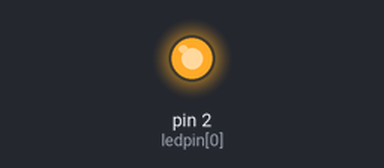
A sketch run on a simulated Arduino Uno, built with avr-gcc and run on an emulated ATmega328P. Parts: output pins drawn as LEDs (lit = HIGH).

Above: at 0.2 s.
At 3.2 s:
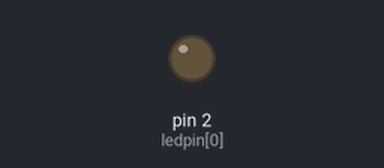
Timing chart, 0 to 7.8 s (numbered marks = the images above):
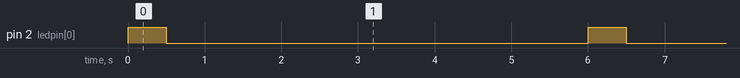

The sketch:

Led_binking.ino
```cpp
// C++ code

int i;
int ledpin[]={2,3,4,5,6,7};
void setup()
{
  for(i=0;i<1;i++){
  pinMode(ledpin[i], OUTPUT);
  }
}

void loop()
{
  digitalWrite(ledpin[0], HIGH);
  delay(500); // Wait for 1000 millisecond(s)
  digitalWrite(ledpin[0], LOW);
  delay(500); // Wait for 1000 millisecond(s)

  digitalWrite(ledpin[1], HIGH);
  delay(500); // Wait for 1000 millisecond(s)
  digitalWrite(ledpin[1], LOW);
  delay(500);

  digitalWrite(ledpin[2], HIGH);
  delay(500); // Wait for 1000 millisecond(s)
  digitalWrite(ledpin[2], LOW);
  delay(500);

  digitalWrite(ledpin[3], HIGH);
  delay(500); // Wait for 1000 millisecond(s)
  digitalWrite(ledpin[3], LOW);
  delay(500);

  digitalWrite(ledpin[4], HIGH);
  delay(500); // Wait for 1000 millisecond(s)
  digitalWrite(ledpin[4], LOW);
  delay(500);

  digitalWrite(ledpin[5], HIGH);
  delay(500); // Wait for 1000 millisecond(s)
  digitalWrite(ledpin[5], LOW);
  delay(500);
}
```

Measured:
- by itself, pin 2 (ledpin[0]): alternates HIGH for 0.50 s and LOW for 5.5 s
